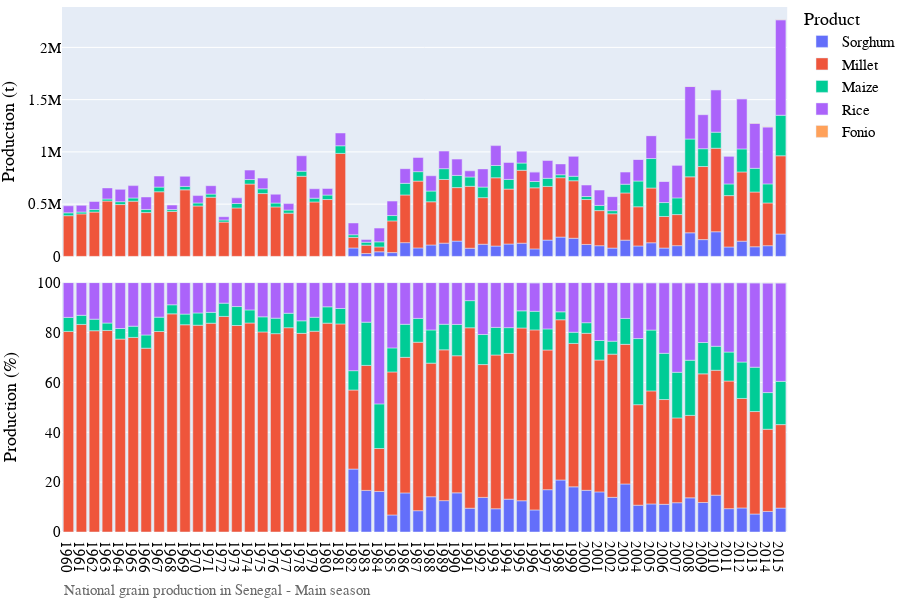

The code cell stored with this chart in its notebook:
### Markdown cell above
## Visualization of production data

### Code cell
# Bar chart of national grain production
country_iso, country_name = 'SN', 'Senegal'
df = pd.read_hdf('./data/crop/adm_crop_production_%s.hdf' % country_iso)
df = df[df['gscd_code']=='calibrated']; df['year'] = df['harvest_year']
year = [df['year'].min(), df['year'].max()]
product_order = ['Sorghum','Millet','Maize','Rice','Fonio']
for season_name in ['Main season']:
    footnote = 'National grain production in %s - %s' % (country_name, season_name)
    fn_save = './figures/%s_bar_natgrainprod_%s.png' % (country_iso, season_name)
    sub = df[df['season_name'] == season_name]
    fig = PlotBarProduction(sub, year, product_order, footnote, fn_save)
    fig.show()

### Figure 1 — Plotly figure (JSON) as saved in the notebook; plotly's stock layout.template omitted (floating-point values rounded to 4 significant figures)
{"data": [{"alignmentgroup": "True", "hovertemplate": "product=Sorghum<br>season_name=Main season<br>type=orig_unit<br>year=%{x}<br>value=%{y}<extra></extra>", "legendgroup": "Sorghum", "marker": {"color": "#636efa", "pattern": {"shape": ""}}, "name": "Sorghum", "offsetgroup": "Sorghum", "orientation": "v", "showlegend": true, "textposition": "auto", "type": "bar", "x": [1982, 1983, 1984, 1985, 1986, 1987, 1988, 1989, 1990, 1991, 1992, 1993, 1994, 1995, 1996, 1997, 1998, 1999, 2000, 2001, 2002, 2003, 2004, 2005, 2006, 2007, 2008, 2009, 2010, 2011, 2012, 2013, 2014, 2015], "xaxis": "x2", "y": [80724, 26869, 44016, 36147, 131521, 80943, 109109, 126751, 146096, 78140, 116200.0, 98744, 118334, 126269, 71650.0, 155700.0, 184500.0, 173300.0, 114100.0, 102200.0, 79410.0, 155400.0, 99880.0, 130100.0, 79810.0, 102700.0, 225500.0, 160400.0, 235700.0, 89930.0, 145600.0, 92040.0, 102300.0, 214200.0], "yaxis": "y2"}, {"alignmentgroup": "True", "hovertemplate": "product=Sorghum<br>season_name=Main season<br>type=percent<br>year=%{x}<br>value=%{y}<extra></extra>", "legendgroup": "Sorghum", "marker": {"color": "#636efa", "pattern": {"shape": ""}}, "name": "Sorghum", "offsetgroup": "Sorghum", "orientation": "v", "showlegend": false, "textposition": "auto", "type": "bar", "x": [1982, 1983, 1984, 1985, 1986, 1987, 1988, 1989, 1990, 1991, 1992, 1993, 1994, 1995, 1996, 1997, 1998, 1999, 2000, 2001, 2002, 2003, 2004, 2005, 2006, 2007, 2008, 2009, 2010, 2011, 2012, 2013, 2014, 2015], "xaxis": "x", "y": [25.24, 16.68, 16.27, 6.831, 15.67, 8.551, 14.14, 12.58, 15.69, 9.543, 13.88, 9.316, 13.17, 12.54, 8.849, 16.97, 20.85, 18.11, 16.71, 16.09, 13.89, 19.27, 10.75, 11.26, 11.1, 11.75, 13.7, 11.83, 14.77, 9.363, 9.651, 7.216, 8.246, 9.579], "yaxis": "y"}, {"alignmentgroup": "True", "hovertemplate": "product=Millet<br>season_name=Main season<br>type=orig_unit<br>year=%{x}<br>value=%{y}<extra></extra>", "legendgroup": "Millet", "marker": {"color": "#EF553B", "pattern": {"shape": ""}}, "name": "Millet", "offsetgroup": "Millet", "orientation": "v", "showlegend": true, "textposition": "auto", "type": "bar", "x": [1960, 1961, 1962, 1963, 1964, 1965, 1966, 1967, 1968, 1969, 1970, 1971, 1972, 1973, 1974, 1975, 1976, 1977, 1978, 1979, 1980, 1981, 1982, 1983, 1984, 1985, 1986, 1987, 1988, 1989, 1990, 1991, 1992, 1993, 1994, 1995, 1996, 1997, 1998, 1999, 2000, 2001, 2002, 2003, 2004, 2005, 2006, 2007, 2008, 2009, 2010, 2011, 2012, 2013, 2014, 2015], "xaxis": "x2", "y": [389438, 406510, 423855, 529505, 496086, 528410, 419112, 618479, 429984, 636978, 482505, 566362, 328147, 463586, 692128, 601043, 473259, 413747, 766796, 520943, 544157, 985350, 101367, 80728, 46607, 303528, 456307, 639475, 413359, 609121, 511931, 592432, 445967, 653542, 525500.0, 697700.0, 584600.0, 513900.0, 568500.0, 550400.0, 429900.0, 335800.0, 328300.0, 451600.0, 374700.0, 524000.0, 302000.0, 297200.0, 535800.0, 699400.0, 799300.0, 491500.0, 662600.0, 524100.0, 409000.0, 748600.0], "yaxis": "y2"}, {"alignmentgroup": "True", "hovertemplate": "product=Millet<br>season_name=Main season<br>type=percent<br>year=%{x}<br>value=%{y}<extra></extra>", "legendgroup": "Millet", "marker": {"color": "#EF553B", "pattern": {"shape": ""}}, "name": "Millet", "offsetgroup": "Millet", "orientation": "v", "showlegend": false, "textposition": "auto", "type": "bar", "x": [1960, 1961, 1962, 1963, 1964, 1965, 1966, 1967, 1968, 1969, 1970, 1971, 1972, 1973, 1974, 1975, 1976, 1977, 1978, 1979, 1980, 1981, 1982, 1983, 1984, 1985, 1986, 1987, 1988, 1989, 1990, 1991, 1992, 1993, 1994, 1995, 1996, 1997, 1998, 1999, 2000, 2001, 2002, 2003, 2004, 2005, 2006, 2007, 2008, 2009, 2010, 2011, 2012, 2013, 2014, 2015], "xaxis": "x", "y": [80.44, 83.24, 80.71, 80.82, 77.36, 78.03, 73.71, 80.4, 87.48, 83.11, 82.92, 83.73, 86.45, 82.8, 83.82, 80.23, 79.55, 81.92, 79.65, 80.52, 83.75, 83.44, 31.7, 50.12, 17.22, 57.36, 54.37, 67.56, 53.58, 60.46, 54.99, 72.35, 53.26, 61.66, 58.47, 69.27, 72.2, 56.02, 64.25, 57.51, 62.97, 52.88, 57.43, 55.98, 40.31, 45.32, 42.02, 34.0, 33.06, 51.58, 50.08, 51.18, 43.91, 41.09, 32.96, 33.48], "yaxis": "y"}, {"alignmentgroup": "True", "hovertemplate": "product=Maize<br>season_name=Main season<br>type=orig_unit<br>year=%{x}<br>value=%{y}<extra></extra>", "legendgroup": "Maize", "marker": {"color": "#00cc96", "pattern": {"shape": ""}}, "name": "Maize", "offsetgroup": "Maize", "orientation": "v", "showlegend": true, "textposition": "auto", "type": "bar", "x": [1960, 1961, 1962, 1963, 1964, 1965, 1966, 1967, 1968, 1969, 1970, 1971, 1972, 1973, 1974, 1975, 1976, 1977, 1978, 1979, 1980, 1981, 1982, 1983, 1984, 1985, 1986, 1987, 1988, 1989, 1990, 1991, 1992, 1993, 1994, 1995, 1996, 1997, 1998, 1999, 2000, 2001, 2002, 2003, 2004, 2005, 2006, 2007, 2008, 2009, 2010, 2011, 2012, 2013, 2014, 2015], "xaxis": "x2", "y": [27200, 17832, 24332, 19525, 27180.0, 30537, 30102, 44310.0, 17880.0, 32670.0, 28650.0, 29410.0, 20210, 42575, 43269, 45401, 36900.0, 29320.0, 48420.0, 36220.0, 42560.0, 73120.0, 24805, 27936, 48395, 50990, 111200.0, 90380.0, 102600.0, 103400.0, 116800.0, 89120.0, 100900.0, 117500.0, 92730.0, 69233, 60330, 77550.0, 28260.0, 42970.0, 28990.0, 49710.0, 29680.0, 83890.0, 246400.0, 282000.0, 133200.0, 159900.0, 361600.0, 170600.0, 153700.0, 111600.0, 220300.0, 226800.0, 182400.0, 387800.0], "yaxis": "y2"}, {"alignmentgroup": "True", "hovertemplate": "product=Maize<br>season_name=Main season<br>type=percent<br>year=%{x}<br>value=%{y}<extra></extra>", "legendgroup": "Maize", "marker": {"color": "#00cc96", "pattern": {"shape": ""}}, "name": "Maize", "offsetgroup": "Maize", "orientation": "v", "showlegend": false, "textposition": "auto", "type": "bar", "x": [1960, 1961, 1962, 1963, 1964, 1965, 1966, 1967, 1968, 1969, 1970, 1971, 1972, 1973, 1974, 1975, 1976, 1977, 1978, 1979, 1980, 1981, 1982, 1983, 1984, 1985, 1986, 1987, 1988, 1989, 1990, 1991, 1992, 1993, 1994, 1995, 1996, 1997, 1998, 1999, 2000, 2001, 2002, 2003, 2004, 2005, 2006, 2007, 2008, 2009, 2010, 2011, 2012, 2013, 2014, 2015], "xaxis": "x", "y": [5.618, 3.651, 4.633, 2.98, 4.238, 4.509, 5.294, 5.76, 3.637, 4.262, 4.923, 4.348, 5.324, 7.604, 5.24, 6.06, 6.203, 5.804, 5.03, 5.598, 6.551, 6.192, 7.756, 17.35, 17.88, 9.636, 13.25, 9.548, 13.3, 10.26, 12.55, 10.88, 12.05, 11.08, 10.32, 6.874, 7.451, 8.453, 3.194, 4.489, 4.246, 7.829, 5.192, 10.4, 26.51, 24.39, 18.53, 18.3, 22.12, 12.58, 9.629, 11.62, 14.6, 17.78, 14.7, 17.34], "yaxis": "y"}, {"alignmentgroup": "True", "hovertemplate": "product=Rice<br>season_name=Main season<br>type=orig_unit<br>year=%{x}<br>value=%{y}<extra></extra>", "legendgroup": "Rice", "marker": {"color": "#ab63fa", "pattern": {"shape": ""}}, "name": "Rice", "offsetgroup": "Rice", "orientation": "v", "showlegend": true, "textposition": "auto", "type": "bar", "x": [1960, 1961, 1962, 1963, 1964, 1965, 1966, 1967, 1968, 1969, 1970, 1971, 1972, 1973, 1974, 1975, 1976, 1977, 1978, 1979, 1980, 1981, 1982, 1983, 1984, 1985, 1986, 1987, 1988, 1989, 1990, 1991, 1992, 1993, 1994, 1995, 1996, 1997, 1998, 1999, 2000, 2001, 2002, 2003, 2004, 2005, 2006, 2007, 2008, 2009, 2010, 2011, 2012, 2013, 2014, 2015], "xaxis": "x2", "y": [67519, 64033, 76949, 106173, 118011, 118265, 119363, 106444, 43655, 96769, 70743, 80627, 31223, 53711, 90370.0, 102730, 84753, 62000, 147464, 89815, 62990, 122406, 112911, 25521, 131600.0, 138516, 140200.0, 135747, 146408, 168228, 156083, 59138, 174276, 190192, 162162, 114000.0, 92420.0, 170224, 103600.0, 190400.0, 109700.0, 147300.0, 134200.0, 115700.0, 208000.0, 219500.0, 203600.0, 313900.0, 502600.0, 325500.0, 406400.0, 267200.0, 480200.0, 431400.0, 544900.0, 913549], "yaxis": "y2"}, {"alignmentgroup": "True", "hovertemplate": "product=Rice<br>season_name=Main season<br>type=percent<br>year=%{x}<br>value=%{y}<extra></extra>", "legendgroup": "Rice", "marker": {"color": "#ab63fa", "pattern": {"shape": ""}}, "name": "Rice", "offsetgroup": "Rice", "orientation": "v", "showlegend": false, "textposition": "auto", "type": "bar", "x": [1960, 1961, 1962, 1963, 1964, 1965, 1966, 1967, 1968, 1969, 1970, 1971, 1972, 1973, 1974, 1975, 1976, 1977, 1978, 1979, 1980, 1981, 1982, 1983, 1984, 1985, 1986, 1987, 1988, 1989, 1990, 1991, 1992, 1993, 1994, 1995, 1996, 1997, 1998, 1999, 2000, 2001, 2002, 2003, 2004, 2005, 2006, 2007, 2008, 2009, 2010, 2011, 2012, 2013, 2014, 2015], "xaxis": "x", "y": [13.95, 13.11, 14.65, 16.2, 18.4, 17.46, 20.99, 13.84, 8.882, 12.63, 12.16, 11.92, 8.226, 9.593, 10.94, 13.71, 14.25, 12.28, 15.32, 13.88, 9.695, 10.37, 35.31, 15.85, 48.63, 26.18, 16.71, 14.34, 18.98, 16.7, 16.77, 7.222, 20.81, 17.94, 18.04, 11.32, 11.41, 18.56, 11.7, 19.89, 16.07, 23.2, 23.48, 14.35, 22.38, 18.99, 28.32, 35.92, 31.01, 24.01, 25.46, 27.83, 31.82, 33.82, 43.91, 39.45], "yaxis": "y"}, {"alignmentgroup": "True", "hovertemplate": "product=Fonio<br>season_name=Main season<br>type=orig_unit<br>year=%{x}<br>value=%{y}<extra></extra>", "legendgroup": "Fonio", "marker": {"color": "#FFA15A", "pattern": {"shape": ""}}, "name": "Fonio", "offsetgroup": "Fonio", "orientation": "v", "showlegend": true, "textposition": "auto", "type": "bar", "x": [1996, 2004, 2005, 2006, 2007, 2008, 2010, 2011, 2012, 2013, 2014, 2015], "xaxis": "x2", "y": [670, 485, 475, 199, 239, 1627.0, 841, 88, 394.7, 1210.0, 2247, 3238], "yaxis": "y2"}, {"alignmentgroup": "True", "hovertemplate": "product=Fonio<br>season_name=Main season<br>type=percent<br>year=%{x}<br>value=%{y}<extra></extra>", "legendgroup": "Fonio", "marker": {"color": "#FFA15A", "pattern": {"shape": ""}}, "name": "Fonio", "offsetgroup": "Fonio", "orientation": "v", "showlegend": false, "textposition": "auto", "type": "bar", "x": [1996, 2004, 2005, 2006, 2007, 2008, 2010, 2011, 2012, 2013, 2014, 2015], "xaxis": "x", "y": [0.08275, 0.05218, 0.04108, 0.02768, 0.02735, 0.1004, 0.0527, 0.009163, 0.02615, 0.09487, 0.1811, 0.1448], "yaxis": "y"}], "layout": {"annotations": [{"showarrow": false, "text": "", "textangle": 90, "x": 0.98, "xanchor": "left", "xref": "paper", "y": 0.2375, "yanchor": "middle", "yref": "paper"}, {"showarrow": false, "text": "", "textangle": 90, "x": 0.98, "xanchor": "left", "xref": "paper", "y": 0.7625, "yanchor": "middle", "yref": "paper"}, {"align": "left", "font": {"color": "dimgrey", "family": "arial", "size": 15}, "showarrow": false, "text": "National grain production in Senegal - Main season", "x": 0, "xref": "paper", "y": -0.13, "yref": "paper"}], "barmode": "relative", "font": {"color": "black", "family": "arial", "size": 15}, "height": 600, "legend": {"title": {"text": "Product"}, "tracegroupgap": 0, "x": 1, "y": 1.01}, "margin": {"b": 0, "l": 0, "r": 0, "t": 0}, "width": 900, "xaxis": {"anchor": "y", "domain": [0, 0.98], "dtick": 1, "range": [1960.0, 2016.0], "title": {"text": ""}}, "xaxis2": {"anchor": "y2", "domain": [0, 0.98], "matches": "x", "showticklabels": false}, "yaxis": {"anchor": "x", "domain": [0, 0.475], "range": [0, 100], "title": {"text": "Production (%)"}}, "yaxis2": {"anchor": "x2", "domain": [0.525, 1], "title": {"text": "Production (t)"}}}}
